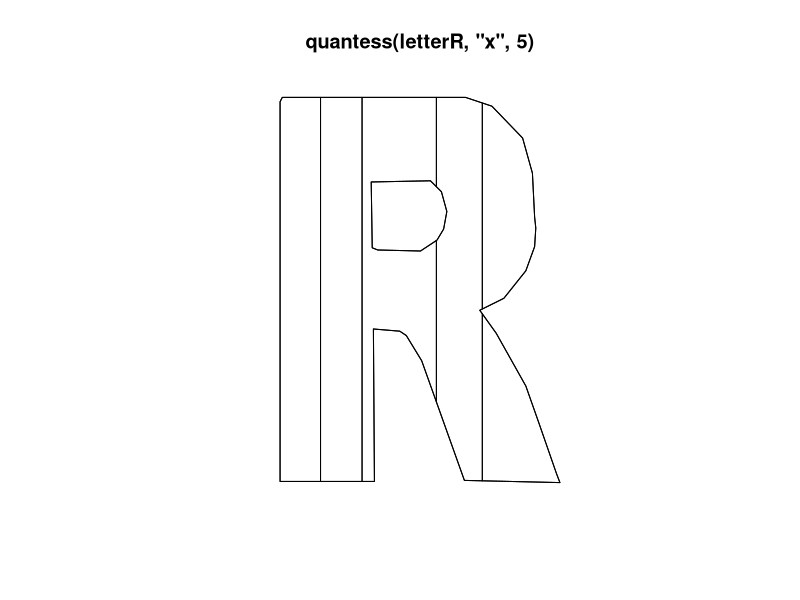
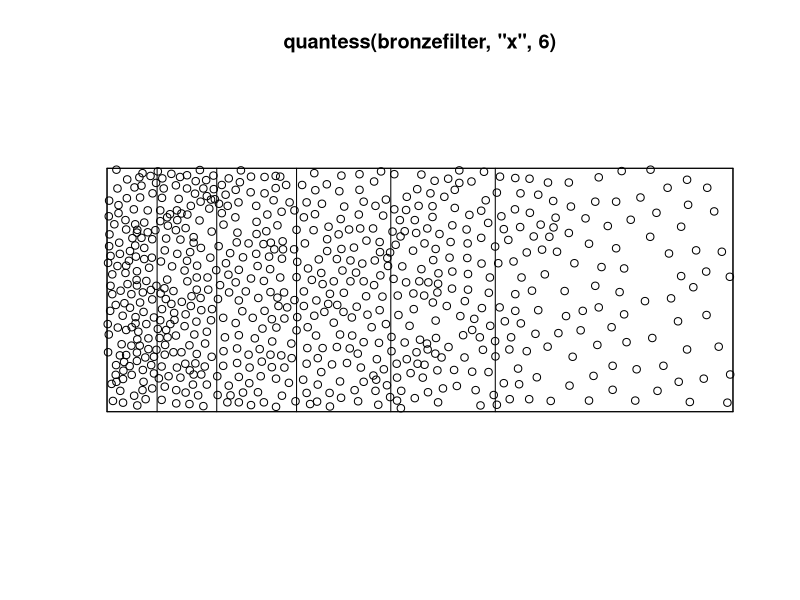
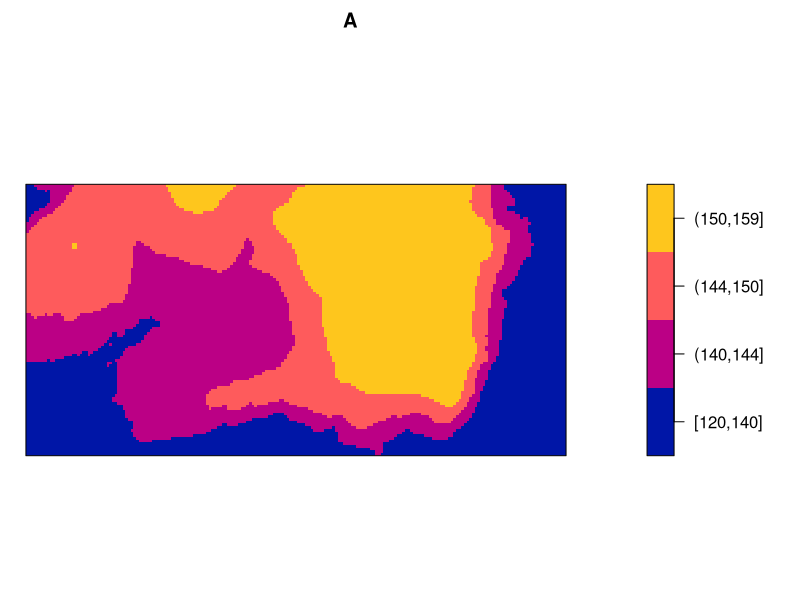
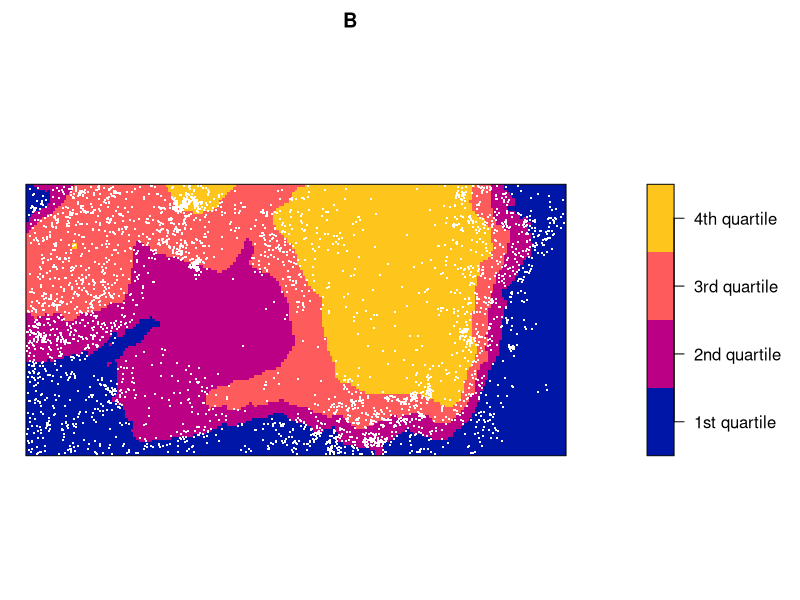

Generate these figures, in order, with R:
library(spatstat)


### Name: quantess
### Title: Quantile Tessellation
### Aliases: quantess quantess.owin quantess.ppp quantess.im
### Keywords: spatial manip

### ** Examples

  plot(quantess(letterR, "x", 5))

  plot(quantess(bronzefilter, "x", 6))
  points(unmark(bronzefilter))

  opa <- par(mar=c(0,0,2,5))
  A <- quantess(Window(bei), bei.extra$elev, 4)
  plot(A, ribargs=list(las=1))
  
  B <- quantess(bei, bei.extra$elev, 4)
  tilenames(B) <- paste(spatstat.utils::ordinal(1:4), "quartile")
  plot(B, ribargs=list(las=1))
  points(bei, pch=".", cex=2, col="white")
  par(opa)
